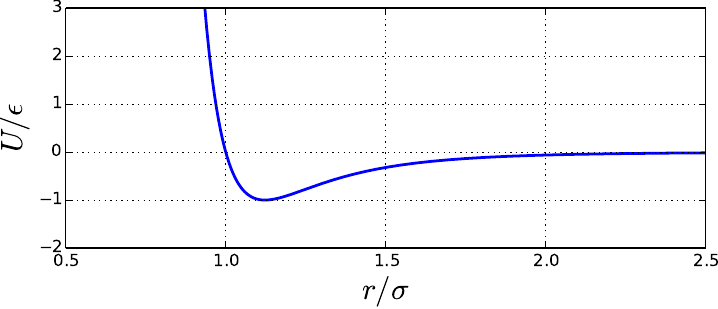

Generate this figure with Python:
from pylab import *

r = linspace(0.3, 2.5, 1001)

axes([0.1, 0.1, 0.8, 0.4])
plot(r, 4*(r**(-12) - r**(-6)), linewidth=2.0)
axis([0.5, 2.5, -2, 3])
xlabel(r'$r/\sigma$', fontsize=22)
ylabel(r'$U/\epsilon$', fontsize=22)
grid()
savefig("1.pdf", bbox_inches="tight", pad_inches=0)

show()
